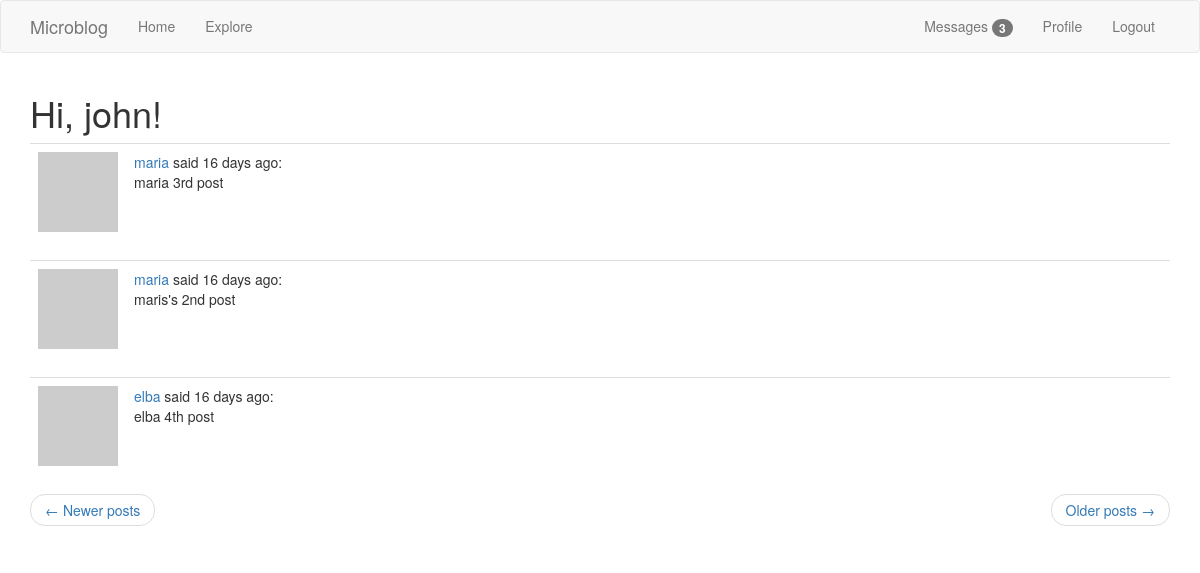
The app's page /explore?page=2 (signed in) with its own data.
### app/models.py (models this page shows, shortened)
class PaginatedAPIMixin(object):
    @staticmethod
    def to_collection_dict(query, page, per_page, endpoint, **kwargs):
        resources = query.paginate(page, per_page, False)
        data = {
            'items': [item.to_dict() for item in resources.items],
            '_meta': {
                'page': page,
                'per_page': per_page,
                'total_pages': resources.pages,
                'total_items': resources.total
            },
            '_links': {
                'self': url_for(endpoint, page=page, per_page=per_page,
                                **kwargs),
                'next': url_for(endpoint, page=page + 1, per_page=per_page,
                                **kwargs) if resources.has_next else None,
                'prev': url_for(endpoint, page=page - 1, per_page=per_page,
                                **kwargs) if resources.has_prev else None
            }
        }
        return data

class User(PaginatedAPIMixin, UserMixin, db.Model):
    id = db.Column(db.Integer, primary_key=True)
    username = db.Column(db.String(64), index=True, unique=True)
    email = db.Column(db.String(120), index=True, unique=True)
    password_hash = db.Column(db.String(128))
    about_me = db.Column(db.String(140))
    last_seen = db.Column(db.DateTime, default=datetime.utcnow)
    posts = db.relationship('Post', backref='author', lazy='dynamic')
    followed = db.relationship(
                'User', secondary=followers,
                primaryjoin=(followers.c.follower_id == id),
                secondaryjoin=(followers.c.followed_id == id),
                backref=db.backref('followers', lazy='dynamic'), lazy='dynamic')
    messages_sent = db.relationship('Message',
                                    foreign_keys='Message.sender_id',
                                    backref='author', lazy='dynamic')
    messages_received = db.relationship('Message',
                                        foreign_keys='Message.recipient_id',
                                        backref='recipient', lazy='dynamic')
    last_message_read_time = db.Column(db.DateTime)
    notifications = db.relationship('Notification', backref='user',
                                    lazy='dynamic')
    def avatar(self, size):
        digest = md5(self.email.lower().encode('utf-8')).hexdigest()
        return f'https://www.gravatar.com/avatar/{digest}?d=identicon&s={size}'
    def new_messages(self):
        last_read_time = self.last_message_read_time or datetime(1900, 1, 1)
        return Message.query.filter_by(recipient=self).filter(
            Message.timestamp > last_read_time).count()

class Post(db.Model):
    id = db.Column(db.Integer, primary_key=True)
    body = db.Column(db.String(140))
    timestamp = db.Column(db.DateTime, index=True, default=datetime.utcnow)
    user_id = db.Column(db.Integer, db.ForeignKey('user.id'))

### app/routes.py (the view)
@app.route('/explore')
@login_required
def explore():
    page = request.args.get('page', 1, type=int)
    posts = Post.query.order_by(Post.timestamp.desc()).paginate(
        page, app.config['POSTS_PER_PAGE'], False)
    next_url = url_for('explore', page=posts.next_num) if posts.has_next else None
    prev_url = url_for('explore', page=posts.prev_num) if posts.has_prev else None
    return render_template('index.html', title='Explore', posts=posts.items, next_url=next_url, prev_url=prev_url)

### app/models.py (called while the page is built)
@login.user_loader
def load_user(id):
    return User.query.get(int(id))

### app/routes.py (called while the page is built)
@app.before_request
def before_request():
    if current_user.is_authenticated:
        current_user.last_seen = datetime.utcnow()
        db.session.commit()

### app/templates/index.html (shortened to what this page needs)
{% extends 'base.html' %}
{% block app_content %}
    <h1>Hi, {{ current_user.username }}!</h1>
    {% for post in posts %}
        {% include '_post.html' %}
    {% endfor %}
    <nav aria-label="...">
        <ul class="pager">
            <li class="previous{% if not prev_url %} disabled{% endif %}">
                <a href="{{ prev_url or '#' }}">
                    <span aria-hidden="true">&larr;</span> Newer posts
                </a>
            </li>
            <li class="next{% if not next_url %} disabled{% endif %}">
                <a href="{{ next_url or '#' }}">
                    Older posts <span aria-hidden="true">&rarr;</span>
                </a>
            </li>
        </ul>
    </nav>
{% endblock %}

### app/templates/_post.html
<table class="table table-hover">
    <tr>
        <td width="70px">
            <a href="{{ url_for('user', username=post.author.username) }}">
                <img src="{{ post.author.avatar(70) }}" />
            </a>
        </td>
        <td>
            <a href="{{ url_for('user', username=post.author.username) }}">
                {{ post.author.username }}
            </a>
            said {{ moment(post.timestamp).fromNow() }}:
            <br>
            {{ post.body }}
        </td>
    </tr>
</table>

### records on screen
User: username "john"
Post: author.username "maria", timestamp "16 days ago", body "maria 3rd post"
Post: author.username "maria", timestamp "16 days ago", body "maris's 2nd post"
Post: author.username "elba", timestamp "16 days ago", body "elba 4th post"

### other values on screen
{{ new_messages }} "3"
